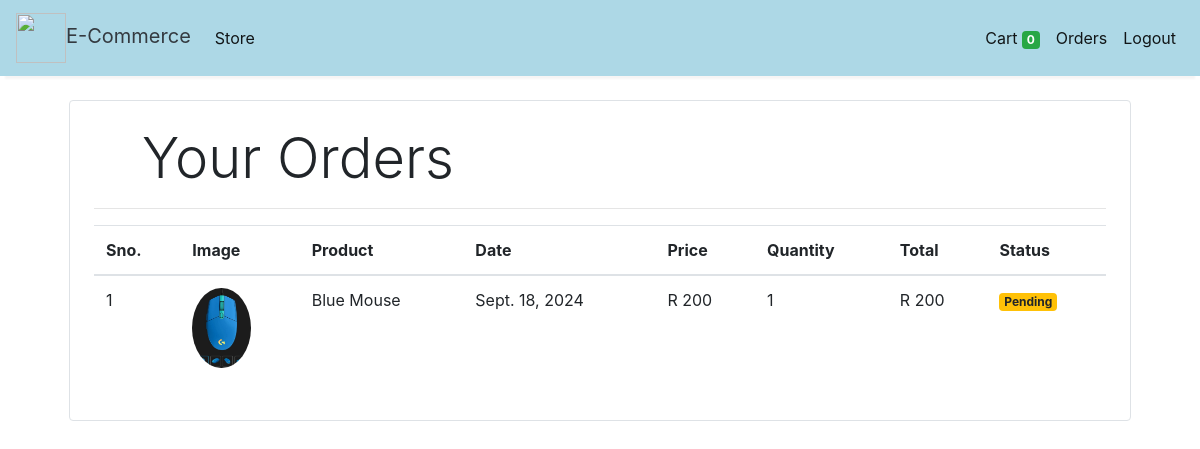
Page /orders (signed in) on the committed database.
### store/models/orders.py (models this page shows, shortened)
class Order(models.Model):
    product = models.ForeignKey(Products,
                                on_delete=models.CASCADE)
    customer = models.ForeignKey(Customer,
                                 on_delete=models.CASCADE)
    quantity = models.IntegerField(default=1)
    price = models.IntegerField()
    address = models.CharField (max_length=50, default='', blank=True)
    phone = models.CharField (max_length=50, default='', blank=True)
    date = models.DateField (default=datetime.datetime.today)
    status = models.BooleanField (default=False)
    @staticmethod
    def get_orders_by_customer(customer_id):
        return Order.objects.filter(customer=customer_id).order_by('-date')

### store/models/product.py (models this page shows, shortened)
class Products(models.Model):
    name = models.CharField(max_length=60)
    price= models.IntegerField(default=0)
    category= models.ForeignKey(Category,on_delete=models.CASCADE,default=1 )
    description= models.CharField(max_length=250, default='', blank=True, null= True)
    image= models.ImageField(upload_to='uploads/products/')

### store/middlewares/auth.py (the view)
    def middleware(request):
        print(request.session.get('customer'))
        returnUrl = request.META['PATH_INFO']
        print(request.META['PATH_INFO'])
        if not request.session.get('customer'):
           return redirect(f'login?return_url={returnUrl}')
        response = get_response(request)
        return response

### store/templatetags/custom_filter.py (called while the page is built)
@register.filter(name='currency')
def currency(number):
    return "R "+str(number)

@register.filter(name='multiply')
def multiply(number , number1):
    return number * number1

### store/views/orders.py (called while the page is built)
    def get(self , request ):
        customer = request.session.get('customer')
        orders = Order.get_orders_by_customer(customer)
        print(orders)
        return render(request , 'orders.html'  , {'orders' : orders})

### store/templates/orders.html
{% extends 'base.html' %}
{% block content %}
{% load cart %}
{% load custom_filter %}
<div class="container">
   <div class="border rounded p-4 m-4">
        <p class="display-4 pl-4 ml-4">Your Orders</p>
        <hr>
        <table class="table">
            <thead>
                <tr>
                    <th>Sno.</th>
                    <th>Image</th>
                    <th>Product</th>
                    <th>Date</th>
                    <th>Price</th>
                    <th>Quantity</th>
                    <th>Total</th>
                    <th>Status</th>
                </tr>
            </thead>
            <tbody>
                {% for order in orders %}
                <tr>
                    <td>{{forloop.counter}}</td>
                    <td><img style="height: 80px;" class="rounded-circle" src="{{order.product.image.url}}" alt=""></td>
                    <td>{{order.product.name}}</td>
                    <td>{{order.date}}</td>
                    <td>{{order.price|currency}}</td>
                    <td>{{order.quantity}}</td>
                    <td>{{order.quantity|multiply:order.price|currency}}</td>
                    {% if order.status %}
                    <td><small class="badge badge-success">Completed</small></td>
                    {%else%}
                    <td><small class="badge badge-warning">Pending</small></td>
                    {% endif %}
                </tr>
                {% endfor %}
            </tbody>
        </table>
   </div>
</div>
{% endblock %}

### rows in the picture
Order: product.image (picture), product.name "Blue Mouse", date "Sept. 18, 2024", price "R 200", quantity "1", quantity|multiply "R 200", status "Pending"

### other values in the picture
{{ request.session.cart.keys|length }} "0"
